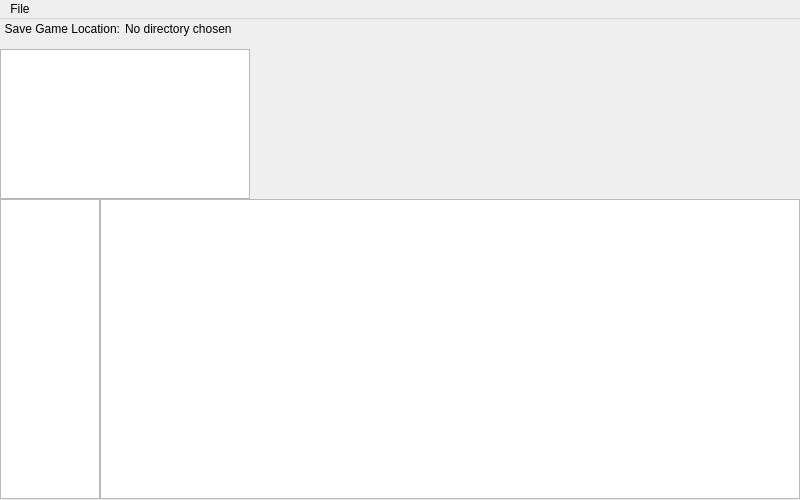
<?xml version="1.0" encoding="UTF-8"?>
<ui version="4.0">
 <class>PineSaveGameEditorClass</class>
 <widget class="QMainWindow" name="PineSaveGameEditorClass">
  <property name="geometry">
   <rect>
    <x>0</x>
    <y>0</y>
    <width>800</width>
    <height>500</height>
   </rect>
  </property>
  <property name="windowTitle">
   <string>PineSaveGameEditor</string>
  </property>
  <widget class="QWidget" name="centralWidget">
   <widget class="QLabel" name="label">
    <property name="geometry">
     <rect>
      <x>125</x>
      <y>0</y>
      <width>475</width>
      <height>20</height>
     </rect>
    </property>
    <property name="text">
     <string>No directory chosen</string>
    </property>
   </widget>
   <widget class="QLabel" name="label_2">
    <property name="geometry">
     <rect>
      <x>0</x>
      <y>0</y>
      <width>120</width>
      <height>20</height>
     </rect>
    </property>
    <property name="text">
     <string>Save Game Location:</string>
    </property>
    <property name="alignment">
     <set>Qt::AlignRight|Qt::AlignTrailing|Qt::AlignVCenter</set>
    </property>
   </widget>
   <widget class="QTextEdit" name="textEdit">
    <property name="geometry">
     <rect>
      <x>100</x>
      <y>180</y>
      <width>700</width>
      <height>300</height>
     </rect>
    </property>
    <property name="font">
     <font>
      <pointsize>10</pointsize>
     </font>
    </property>
    <property name="readOnly">
     <bool>false</bool>
    </property>
   </widget>
   <widget class="QListWidget" name="listWidget">
    <property name="geometry">
     <rect>
      <x>0</x>
      <y>30</y>
      <width>250</width>
      <height>150</height>
     </rect>
    </property>
   </widget>
   <widget class="QTextEdit" name="keyEdit">
    <property name="geometry">
     <rect>
      <x>0</x>
      <y>180</y>
      <width>100</width>
      <height>300</height>
     </rect>
    </property>
    <property name="font">
     <font>
      <pointsize>10</pointsize>
     </font>
    </property>
    <property name="tabChangesFocus">
     <bool>false</bool>
    </property>
    <property name="readOnly">
     <bool>true</bool>
    </property>
   </widget>
  </widget>
  <widget class="QMenuBar" name="menuBar">
   <property name="geometry">
    <rect>
     <x>0</x>
     <y>0</y>
     <width>800</width>
     <height>21</height>
    </rect>
   </property>
   <widget class="QMenu" name="menuFile">
    <property name="title">
     <string>File</string>
    </property>
    <addaction name="actionSelect_Save_Directory"/>
   </widget>
   <addaction name="menuFile"/>
  </widget>
  <action name="actionSelect_Save_Directory">
   <property name="text">
    <string>Select Save Directory</string>
   </property>
  </action>
 </widget>
 <layoutdefault spacing="6" margin="11"/>
 <resources>
  <include location="PineSaveGameEditor.qrc"/>
 </resources>
 <connections>
  <connection>
   <sender>actionSelect_Save_Directory</sender>
   <signal>triggered()</signal>
   <receiver>PineSaveGameEditorClass</receiver>
   <slot>SaveGameLocationChooser()</slot>
   <hints>
    <hint type="sourcelabel">
     <x>-1</x>
     <y>-1</y>
    </hint>
    <hint type="destinationlabel">
     <x>299</x>
     <y>199</y>
    </hint>
   </hints>
  </connection>
  <connection>
   <sender>listWidget</sender>
   <signal>clicked(QModelIndex)</signal>
   <receiver>PineSaveGameEditorClass</receiver>
   <slot>OpenSaveFile()</slot>
   <hints>
    <hint type="sourcelabel">
     <x>128</x>
     <y>91</y>
    </hint>
    <hint type="destinationlabel">
     <x>271</x>
     <y>91</y>
    </hint>
   </hints>
  </connection>
 </connections>
 <slots>
  <slot>SaveGameLocationChooser()</slot>
  <slot>OpenSaveFile()</slot>
 </slots>
</ui>
